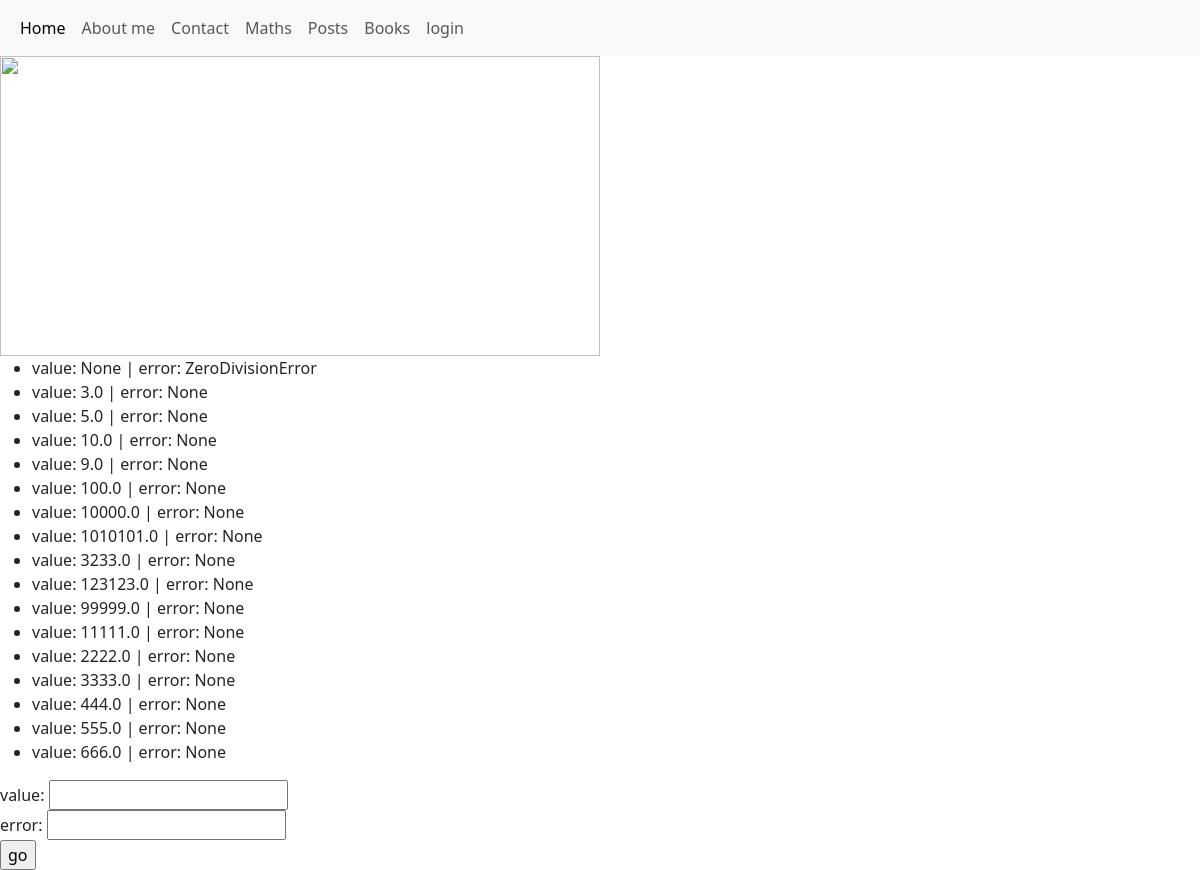
/maths/results/, run on the app's committed database.
### maths/models.py (models this page shows)
class Result(models.Model):
    value = models.FloatField(blank=True, null=True, unique=True)
    error = models.CharField(
        max_length=255,
        null=True,
        blank=True,
        unique=True
    )
    def __str__(self):
        return f"value: {self.value} | error: {self.error}"

### maths/views.py (the view, shortened to what this page needs)
# urls.py: path('results/', results_list, name="results"),
def results_list(request):
  results = Result.objects.all()
  return render(
      request=request,
      template_name="maths/results.html",
      context={"results": results}
  )

### maths/templates/maths/results.html (shortened to what this page needs)
{% extends "main.html" %}
{% block content %}
   <ul>
       {% for r in results %}
           <li>{{ r }}</li>
       {% endfor %}
   </ul>
   <form method="post">
       <label for="value">value: </label>
       <input type="text" name="value" id="value">
       <br>
       <label for="error">error: </label>
       <input type="text" name="error" id="value">
       <br>
       <input type="submit" value="go">
   </form>
{% endblock %}

### data on the page
Result: value+error "value: None | error: ZeroDivisionError"
Result: value+error "value: 3.0 | error: None"
Result: value+error "value: 5.0 | error: None"
Result: value+error "value: 10.0 | error: None"
Result: value+error "value: 9.0 | error: None"
Result: value+error "value: 100.0 | error: None"
Result: value+error "value: 10000.0 | error: None"
Result: value+error "value: 1010101.0 | error: None"
Result: value+error "value: 3233.0 | error: None"
Result: value+error "value: 123123.0 | error: None"
Result: value+error "value: 99999.0 | error: None"
Result: value+error "value: 11111.0 | error: None"
Result: value+error "value: 2222.0 | error: None"
Result: value+error "value: 3333.0 | error: None"
Result: value+error "value: 444.0 | error: None"
Result: value+error "value: 555.0 | error: None"
Result: value+error "value: 666.0 | error: None"
